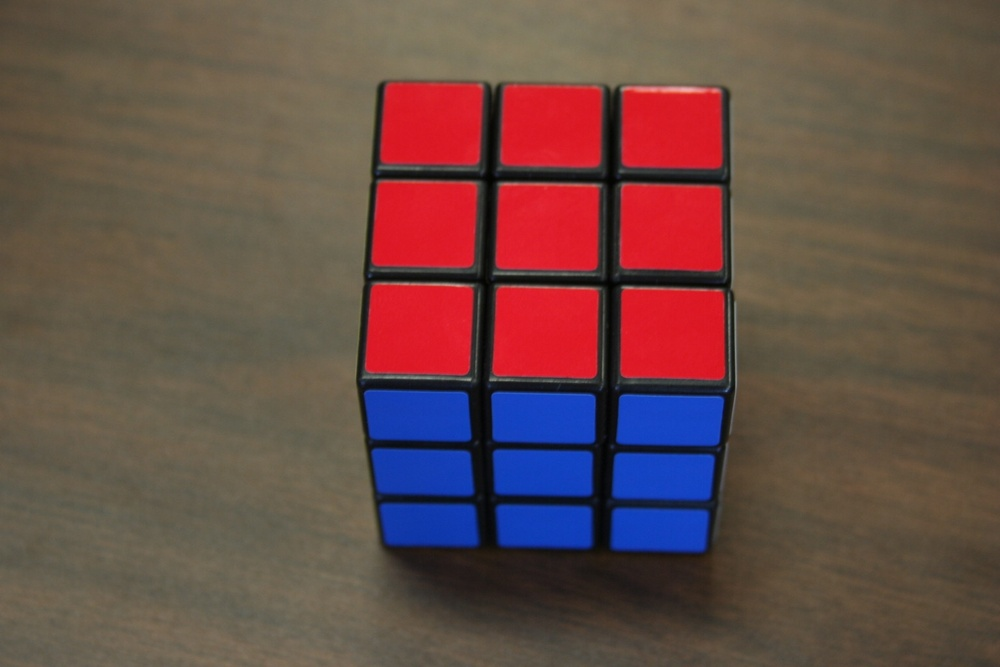
#> input picture rubik_cube.jpg, 1000 x 667 px, shrunk from 1536 x 1024 before the run
$ jupyter execute --allow-errors 'Calibrartion_sree .ipynb'   (shell and % lines are left out)   (Python 2 division)
#> lines starting #> are read from the running program, lines starting #| are printed output that depends on the picture
### CAMERA CALIBRATION

[cell 1]
import numpy as np
import cv2
import scipy.io
import os
from numpy.linalg import norm
from matplotlib import pyplot as plt
from numpy.linalg import det
from numpy.linalg import inv
from scipy.linalg import rq
from numpy.linalg import svd
import matplotlib.pyplot as plt
import numpy as np
from matplotlib.patches import Circle

####This part of the code lets you use files from your Google Drive account
####You need not use this if you are not using Google Colaboratory
####Running code on Google Colab

(a) Make a folder on Google Drive, upload this file and all the data files provided to you into the same folder

(b) The last part of the URL will serve as the "folder_id" in the line below

If you are unsure, you can read further here : https://stackoverflow.com/questions/48376580/google-colab-how-to-read-data-from-my-google-drive

[cell 2]
folder_id = ' ' # Enter the last part of the URL of the Google Drive folder here


from pydrive.auth import GoogleAuth
from pydrive.drive import GoogleDrive
from google.colab import auth
from oauth2client.client import GoogleCredentials


# 1. Authenticate and create the PyDrive client.
#> (the rest of this cell did not finish here and is left out)

####PART 1: Given corresponding 2d points in the image and 3d coordinates with known extrinsics, estimate the camera intrinsics of the form given in the CalibrationAssignment.docx

[cell 3]
# Code for Part 1 starts here

# Step 1: Load the data file pt_corres.mat
data_part1 = scipy.io.loadmat('pt_corres.mat')
#> (reads pt_corres.mat from the repository)
cam_pts_3D = data_part1['cam_pts_3D']         # Load the 3d points
pts_2D = data_part1['pts_2D']                 # Load the corresponding 2d points

print pts_2D.shape
print cam_pts_3D.shape

# Step 2: Write your code here to compute the camera intrinsics

#Obtain the transpose of two matrices
pts_2DT=np.transpose(pts_2D)
cam_pts_3DT=np.transpose(cam_pts_3D)

one=np.ones((28,1))

#Matrix AT is composed of three columns with the first column being the x values of the image points,
#second column being the y values of the image points and the third column being zeros

A = np.hstack((pts_2DT,one))
AT=np.transpose(A)

#Compose matrix BT such that 1st column is X/Z, 2nd column is Y/Z, 3rd column is one
x1=np.empty((28,1))
x2=np.empty((28,1))
for i in range(0,28):
  x1[i]=cam_pts_3DT[i][0]/cam_pts_3DT[i][2]
  x2[i]=cam_pts_3DT[i][1]/cam_pts_3DT[i][2]

B=np.hstack((x1,x2,one))
BT=np.transpose(B)
Binv = np.linalg.pinv(BT)
print("K", np.dot(AT,Binv))
# Code for Part 1 ends here

####PART 2: Given 2d points on the image and corresponding 3d points in the world-coordinate system, estimate both intrinsics and extrinsics. You need to fill in the code for the function calibrate() in calib_DLT.ipynb before running the cell below

[cell 4]
def calibrate(x,X):
  '''
  This function computes camera projection matrix from 3D scene points
  and corresponding 2D image points with the Direct Linear Transformation (DLT).

  Usage:
  P = calibrate(x, X)

  Input:
  x: 2xn image points
  X: 3xn scene points

  Output:
  P: 3x4 camera projection matrix

  '''

  # Your code goes here

  # Hint 1: Convert to homogeneous coordinates first
  # Hint 2: np.hstack and np.vstack are useful functions

  # Warning: The svd function from Numpy returns U, Sigma and V_transpose (not V, unlike Matlab)


  xt=np.transpose(x)
  Xt=np.transpose(X)
  #print Xt
  #print xt

  Xt=np.hstack((Xt,np.ones((28,1))))
  print Xt.shape
  zero4=np.array((0,0,0,0))

  M=np.array((56,12))
  for i in range(0,28):
    A=np.hstack((zero4,-Xt[i],xt[i][1]*Xt[i]))
    B=np.hstack((Xt[i],zero4,-xt[i][0]*Xt[i]))
    A=np.reshape(A,(1,12))
    B=np.reshape(B,(1,12))
    if i == 0:
      M=np.vstack((A,B))

    else:
      M=np.vstack((M,A,B))

  u, s, vtranspose = np.linalg.svd(M)
  v=np.transpose(vtranspose)
  p= v[:,11]


  P=p.reshape((3,4))
  return P

#######################################################################################################################################################################################################

def P_to_KRt(P):
  '''

  This function computes the decomposition of the projection matrix into intrinsic parameters, K, and extrinsic parameters Q (the rotation matrix) and t (the translation vector)

  Usage:
  K, Q, t = P_to_KRt(P)

  Input:
  P: 3x4 projection matrix

  Outputs:
  K: 3x3 camera intrinsics
  Q: 3x3 rotation matrix (extrinsics)
  t: 3x1 translation vector(extrinsics)

  '''

  M = P[0:3,0:3]

  R, Q = rq(M)

  K = R/float(R[2,2])

  if K[0,0] < 0:
    K[:,0] = -1*K[:,0]
    Q[0,:] = -1*Q[0,:]

  if K[1,1] < 0:
    K[:,1] = -1*K[:,1]
    Q[1,:] = -1*Q[1,:]

  if det(Q) < 0:
    print 'Warning: Determinant of the supposed rotation matrix is -1'

  P_3_3 = np.dot(K,Q)

  P_proper_scale = (P_3_3[0,0]*P)/float(P[0,0])

  t = np.dot(inv(K), P_proper_scale[:,3])

  return K, Q, t

#######################################################################################################################################################################################################

# Code for Part 2 starts here

# Step 1 : Load the data files rubik_2D_pts.mat and rubik_3d_pts.mat

pts_3d = scipy.io.loadmat('rubik_3D_pts.mat')['pts_3d'] # 3D points in the world-coordinate system with one of the corners of the Rubik's cube as the origin; side of each smaller cube = 1 unit
#> (reads rubik_3D_pts.mat from the repository)
pts_2d = scipy.io.loadmat('rubik_2D_pts.mat')['pts_2d'] # The corresponding 2D points on the image rubik_cube.jpg
#> (reads rubik_2D_pts.mat from the repository)


# Step 2: Get the camera calibration matrix P

P = calibrate(pts_2d, pts_3d)     # You need to fill in the code for this function before you execute this part of the code

print 'P = ', P

# Step 3: Use the function P_to_KRt (already written for you) to decompose P into intrinsics (K) and extrinsics (R and t)
[K, R, t] = P_to_KRt(P)

print 'K = ', K
print 'R = ', R
print 't = ', t
Xt=np.transpose(pts_3d)
Xt=np.hstack((Xt,np.ones((28,1))))
X_=np.transpose(Xt)

# Write code here to compute the average reprojection error (averaged over the 28 points given)
xnew=np.dot(P,X_)
xnewt=np.transpose(xnew)
x1=np.empty((28,1))
x2=np.empty((28,1))
for i in range(0,28):
  x1[i]=xnewt[i][0]/xnewt[i][2]
  x2[i]=xnewt[i][1]/xnewt[i][2]

x_proj=np.hstack((x1,x2))
xt=np.transpose(pts_2d)
sumerr=0
for i in range(0,28):
  sumerr+=np.square(xt[i][0]-x_proj[i][0])+np.square(xt[i][1]-x_proj[i][1])
reproj_err=np.sqrt(sumerr)/28
print("Reprojection Error", reproj_err)


# Display the given 2D points and the reprojected 2D points on the Rubik's Cube image provided
fig,ax = plt.subplots(1)
ax.set_aspect('equal')
img=cv2.imread("rubik_cube.jpg")
#> img is the input picture: shape (667, 1000, 3); mean B, G, R 71.9, 76.5, 104.1
xorg=xt[:,0]
yorg=xt[:,1]
xproj=x_proj[:,0]
yproj=x_proj[:,1]
for xx,yy in zip(xorg,yorg):
    circ = Circle((xx,yy),20,color='r')
    ax.add_patch(circ)

for xx,yy in zip(xproj,yproj):
    circ = Circle((xx,yy),10,color='g')
    ax.add_patch(circ)

ax.imshow(img)

# Code for Part 2 ends here
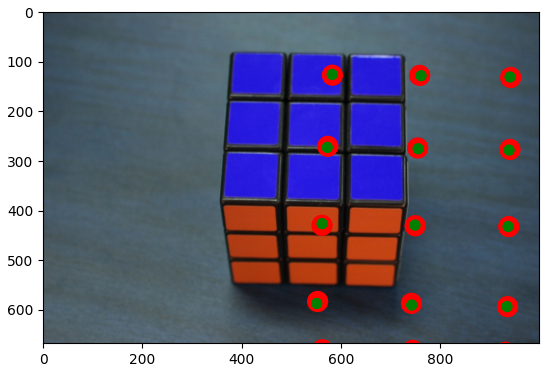
#> figure drawn by matplotlib, 1 panel; B, G, R data is drawn as R, G, B
